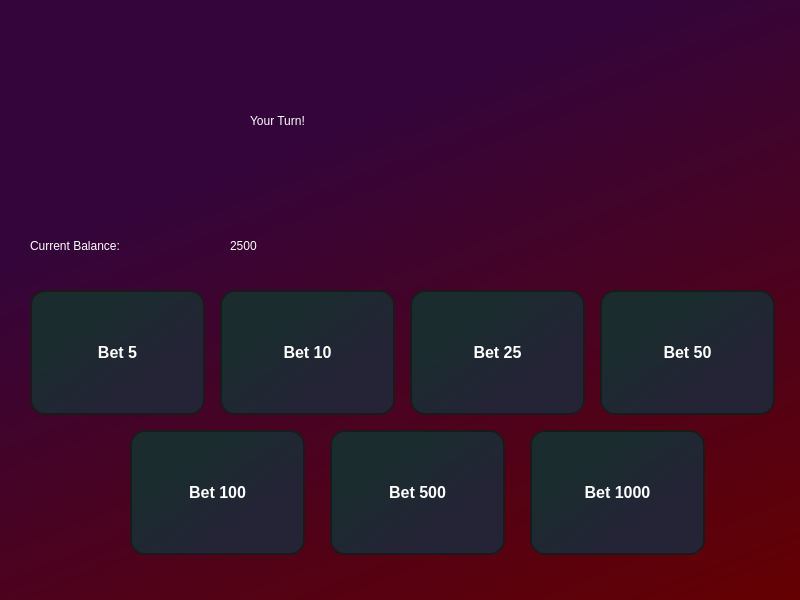
<?xml version="1.0" encoding="UTF-8"?>
<ui version="4.0">
 <class>BetBoxQT</class>
 <widget class="QWidget" name="BetBoxQT">
  <property name="geometry">
   <rect>
    <x>0</x>
    <y>0</y>
    <width>800</width>
    <height>600</height>
   </rect>
  </property>
  <property name="windowTitle">
   <string>BetBoxQT</string>
  </property>
  <widget class="QWidget" name="widget" native="true">
   <property name="geometry">
    <rect>
     <x>0</x>
     <y>0</y>
     <width>801</width>
     <height>601</height>
    </rect>
   </property>
   <property name="styleSheet">
    <string notr="true">QWidget#widget{
background-color: qlineargradient(spread:pad, x1:0.533545, y1:0.136, x2:0.988636, y2:1, stop:0 rgba(51, 5, 59, 255), stop:1 rgba(100, 0, 2, 255))
}
</string>
   </property>
   <widget class="QLabel" name="label">
    <property name="geometry">
     <rect>
      <x>250</x>
      <y>60</y>
      <width>311</width>
      <height>121</height>
     </rect>
    </property>
    <property name="styleSheet">
     <string notr="true">font: 48pt &quot;Tempus Sans ITC&quot;; color: rgb(255, 255, 255);</string>
    </property>
    <property name="text">
     <string>Your Turn!</string>
    </property>
   </widget>
   <widget class="QLabel" name="alertMessageLabel">
    <property name="geometry">
     <rect>
      <x>30</x>
      <y>230</y>
      <width>201</width>
      <height>31</height>
     </rect>
    </property>
    <property name="styleSheet">
     <string notr="true">color: rgb(255, 255, 255);
font: 22pt &quot;Sitka&quot;;</string>
    </property>
    <property name="text">
     <string>Current Balance:</string>
    </property>
   </widget>
   <widget class="QLabel" name="alertMessageLabel_2">
    <property name="geometry">
     <rect>
      <x>230</x>
      <y>230</y>
      <width>111</width>
      <height>31</height>
     </rect>
    </property>
    <property name="styleSheet">
     <string notr="true">color: rgb(255, 255, 255);
font: 22pt &quot;Sitka&quot;;</string>
    </property>
    <property name="text">
     <string>2500</string>
    </property>
   </widget>
   <widget class="QPushButton" name="bet5Button">
    <property name="geometry">
     <rect>
      <x>30</x>
      <y>290</y>
      <width>175</width>
      <height>125</height>
     </rect>
    </property>
    <property name="styleSheet">
     <string notr="true"> background-color: qlineargradient(spread:pad, x1:0.078, y1:0.0686364,  x2:1, y2:1, stop:0.242938 rgba(26, 44, 46, 255), stop:0.655367 rgba(36, 36, 54, 255));
  border: 2px solid #1A1A1A;
  border-radius: 15px;
  box-sizing: border-box;
  color: rgb(255, 255, 255);
  cursor: pointer;
  display: inline-block;
  font-family: Roobert,-apple-system,BlinkMacSystemFont,&quot;Segoe UI&quot;,Helvetica,Arial,sans-serif,&quot;Apple Color Emoji&quot;,&quot;Segoe UI Emoji&quot;,&quot;Segoe UI Symbol&quot;;
  font-size: 16px;
  font-weight: 600;
</string>
    </property>
    <property name="text">
     <string>Bet 5</string>
    </property>
   </widget>
   <widget class="QPushButton" name="bet100Button">
    <property name="geometry">
     <rect>
      <x>130</x>
      <y>430</y>
      <width>175</width>
      <height>125</height>
     </rect>
    </property>
    <property name="styleSheet">
     <string notr="true"> background-color: qlineargradient(spread:pad, x1:0.078, y1:0.0686364,  x2:1, y2:1, stop:0.242938 rgba(26, 44, 46, 255), stop:0.655367 rgba(36, 36, 54, 255));
  border: 2px solid #1A1A1A;
  border-radius: 15px;
  box-sizing: border-box;
  color: rgb(255, 255, 255);
  cursor: pointer;
  display: inline-block;
  font-family: Roobert,-apple-system,BlinkMacSystemFont,&quot;Segoe UI&quot;,Helvetica,Arial,sans-serif,&quot;Apple Color Emoji&quot;,&quot;Segoe UI Emoji&quot;,&quot;Segoe UI Symbol&quot;;
  font-size: 16px;
  font-weight: 600;
</string>
    </property>
    <property name="text">
     <string>Bet 100</string>
    </property>
   </widget>
   <widget class="QPushButton" name="bet10Button">
    <property name="geometry">
     <rect>
      <x>220</x>
      <y>290</y>
      <width>175</width>
      <height>125</height>
     </rect>
    </property>
    <property name="styleSheet">
     <string notr="true"> background-color: qlineargradient(spread:pad, x1:0.078, y1:0.0686364,  x2:1, y2:1, stop:0.242938 rgba(26, 44, 46, 255), stop:0.655367 rgba(36, 36, 54, 255));
  border: 2px solid #1A1A1A;
  border-radius: 15px;
  box-sizing: border-box;
  color: rgb(255, 255, 255);
  cursor: pointer;
  display: inline-block;
  font-family: Roobert,-apple-system,BlinkMacSystemFont,&quot;Segoe UI&quot;,Helvetica,Arial,sans-serif,&quot;Apple Color Emoji&quot;,&quot;Segoe UI Emoji&quot;,&quot;Segoe UI Symbol&quot;;
  font-size: 16px;
  font-weight: 600;
</string>
    </property>
    <property name="text">
     <string>Bet 10</string>
    </property>
   </widget>
   <widget class="QPushButton" name="bet500Button">
    <property name="geometry">
     <rect>
      <x>330</x>
      <y>430</y>
      <width>175</width>
      <height>125</height>
     </rect>
    </property>
    <property name="styleSheet">
     <string notr="true"> background-color: qlineargradient(spread:pad, x1:0.078, y1:0.0686364,  x2:1, y2:1, stop:0.242938 rgba(26, 44, 46, 255), stop:0.655367 rgba(36, 36, 54, 255));
  border: 2px solid #1A1A1A;
  border-radius: 15px;
  box-sizing: border-box;
  color: rgb(255, 255, 255);
  cursor: pointer;
  display: inline-block;
  font-family: Roobert,-apple-system,BlinkMacSystemFont,&quot;Segoe UI&quot;,Helvetica,Arial,sans-serif,&quot;Apple Color Emoji&quot;,&quot;Segoe UI Emoji&quot;,&quot;Segoe UI Symbol&quot;;
  font-size: 16px;
  font-weight: 600;
</string>
    </property>
    <property name="text">
     <string>Bet 500</string>
    </property>
   </widget>
   <widget class="QPushButton" name="bet25Button">
    <property name="geometry">
     <rect>
      <x>410</x>
      <y>290</y>
      <width>175</width>
      <height>125</height>
     </rect>
    </property>
    <property name="styleSheet">
     <string notr="true"> background-color: qlineargradient(spread:pad, x1:0.078, y1:0.0686364,  x2:1, y2:1, stop:0.242938 rgba(26, 44, 46, 255), stop:0.655367 rgba(36, 36, 54, 255));
  border: 2px solid #1A1A1A;
  border-radius: 15px;
  box-sizing: border-box;
  color: rgb(255, 255, 255);
  cursor: pointer;
  display: inline-block;
  font-family: Roobert,-apple-system,BlinkMacSystemFont,&quot;Segoe UI&quot;,Helvetica,Arial,sans-serif,&quot;Apple Color Emoji&quot;,&quot;Segoe UI Emoji&quot;,&quot;Segoe UI Symbol&quot;;
  font-size: 16px;
  font-weight: 600;
</string>
    </property>
    <property name="text">
     <string>Bet 25</string>
    </property>
   </widget>
   <widget class="QPushButton" name="bet1000Button">
    <property name="geometry">
     <rect>
      <x>530</x>
      <y>430</y>
      <width>175</width>
      <height>125</height>
     </rect>
    </property>
    <property name="styleSheet">
     <string notr="true"> background-color: qlineargradient(spread:pad, x1:0.078, y1:0.0686364,  x2:1, y2:1, stop:0.242938 rgba(26, 44, 46, 255), stop:0.655367 rgba(36, 36, 54, 255));
  border: 2px solid #1A1A1A;
  border-radius: 15px;
  box-sizing: border-box;
  color: rgb(255, 255, 255);
  cursor: pointer;
  display: inline-block;
  font-family: Roobert,-apple-system,BlinkMacSystemFont,&quot;Segoe UI&quot;,Helvetica,Arial,sans-serif,&quot;Apple Color Emoji&quot;,&quot;Segoe UI Emoji&quot;,&quot;Segoe UI Symbol&quot;;
  font-size: 16px;
  font-weight: 600;
</string>
    </property>
    <property name="text">
     <string>Bet 1000</string>
    </property>
   </widget>
   <widget class="QPushButton" name="bet50Button">
    <property name="geometry">
     <rect>
      <x>600</x>
      <y>290</y>
      <width>175</width>
      <height>125</height>
     </rect>
    </property>
    <property name="styleSheet">
     <string notr="true"> background-color: qlineargradient(spread:pad, x1:0.078, y1:0.0686364,  x2:1, y2:1, stop:0.242938 rgba(26, 44, 46, 255), stop:0.655367 rgba(36, 36, 54, 255));
  border: 2px solid #1A1A1A;
  border-radius: 15px;
  box-sizing: border-box;
  color: rgb(255, 255, 255);
  cursor: pointer;
  display: inline-block;
  font-family: Roobert,-apple-system,BlinkMacSystemFont,&quot;Segoe UI&quot;,Helvetica,Arial,sans-serif,&quot;Apple Color Emoji&quot;,&quot;Segoe UI Emoji&quot;,&quot;Segoe UI Symbol&quot;;
  font-size: 16px;
  font-weight: 600;
</string>
    </property>
    <property name="text">
     <string>Bet 50</string>
    </property>
   </widget>
  </widget>
 </widget>
 <layoutdefault spacing="6" margin="11"/>
 <resources/>
 <connections/>
</ui>
